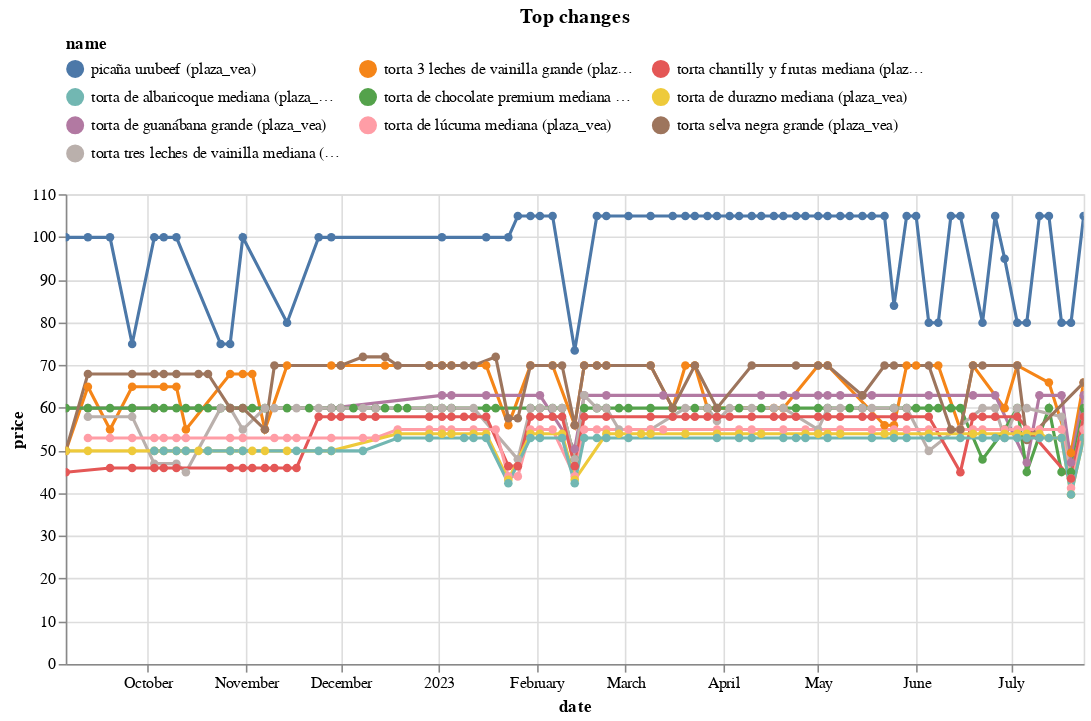

Write notebook code for a chart like this one.
### Code cell
top_changes_abs.head(10).pipe(plot_changes, 'Top changes')

### Figure 1 — Vega-Lite specification as saved in the notebook (floating-point values rounded to 4 significant figures; data arrays with more than 128 entries replaced by an {"elided": "..."} marker saying what was removed)
{"config": {"view": {"continuousWidth": 300, "continuousHeight": 300}, "legend": {"columns": 3, "orient": "top"}}, "data": {"name": "data-a46f9acfe1f2e1838aa64da58182de60"}, "mark": {"type": "line", "point": true}, "encoding": {"color": {"field": "name", "scale": {"domain": ["picaña urubeef (plaza_vea)", "torta 3 leches de vainilla grande (plaza_vea)", "torta chantilly y frutas mediana (plaza_vea)", "torta de albaricoque mediana (plaza_vea)", "torta de chocolate premium mediana (plaza_vea)", "torta de durazno mediana (plaza_vea)", "torta de guanábana grande (plaza_vea)", "torta de lúcuma mediana (plaza_vea)", "torta selva negra grande (plaza_vea)", "torta tres leches de vainilla mediana (plaza_vea)"]}, "type": "nominal"}, "tooltip": [{"field": "name", "type": "nominal"}, {"field": "price", "type": "quantitative"}, {"field": "last_price", "type": "quantitative"}], "x": {"field": "date", "type": "temporal"}, "y": {"field": "price", "type": "quantitative"}}, "params": [{"name": "param_7", "select": {"type": "point", "fields": ["name"]}, "bind": "legend"}, {"name": "param_8", "select": {"type": "interval", "encodings": ["x", "y"]}, "bind": "scales"}], "title": "Top changes", "transform": [{"filter": {"param": "param_7"}}], "width": 650, "$schema": "https://vega.github.io/schema/vega-lite/v5.8.0.json", "datasets": {"data-a46f9acfe1f2e1838aa64da58182de60": {"elided": "518 records"}}}
